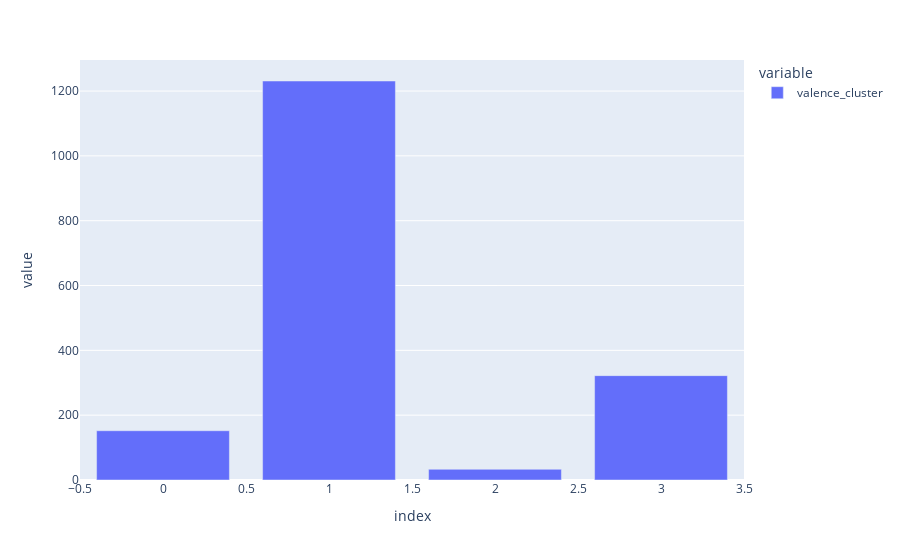
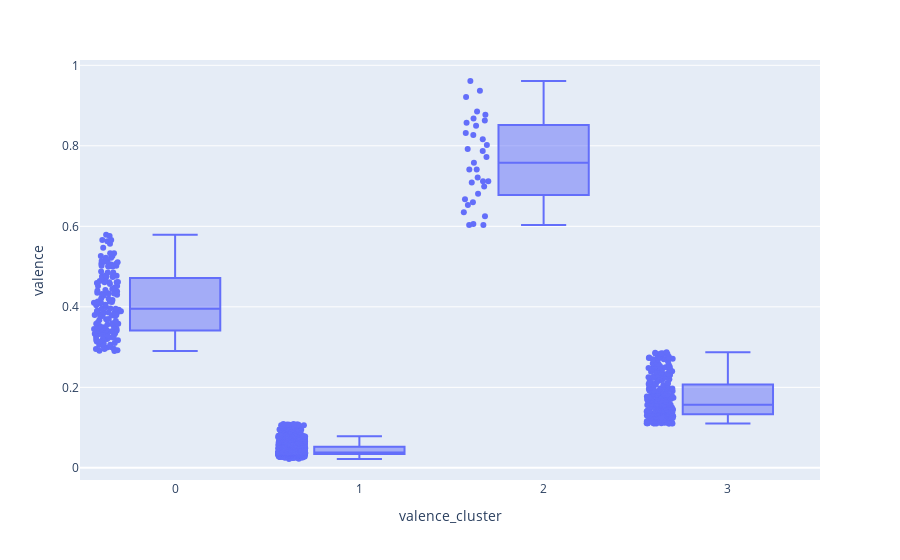
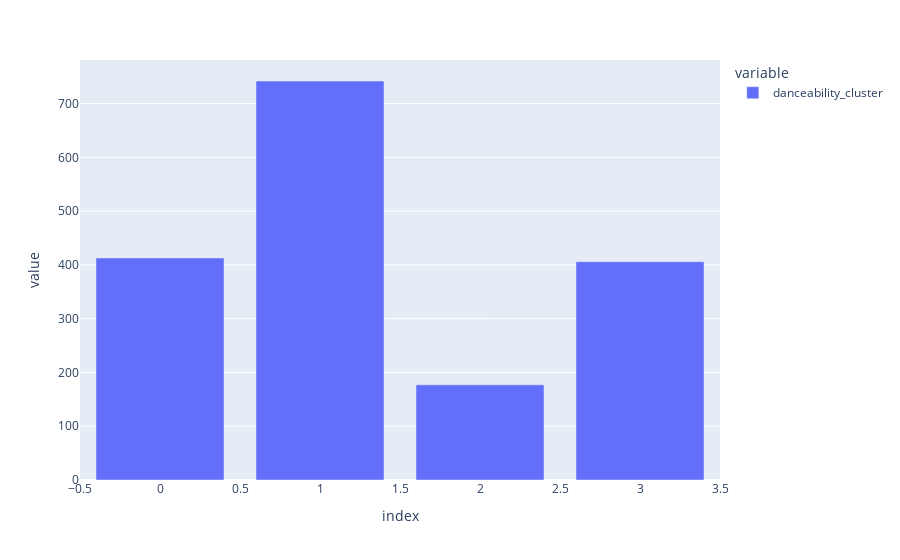
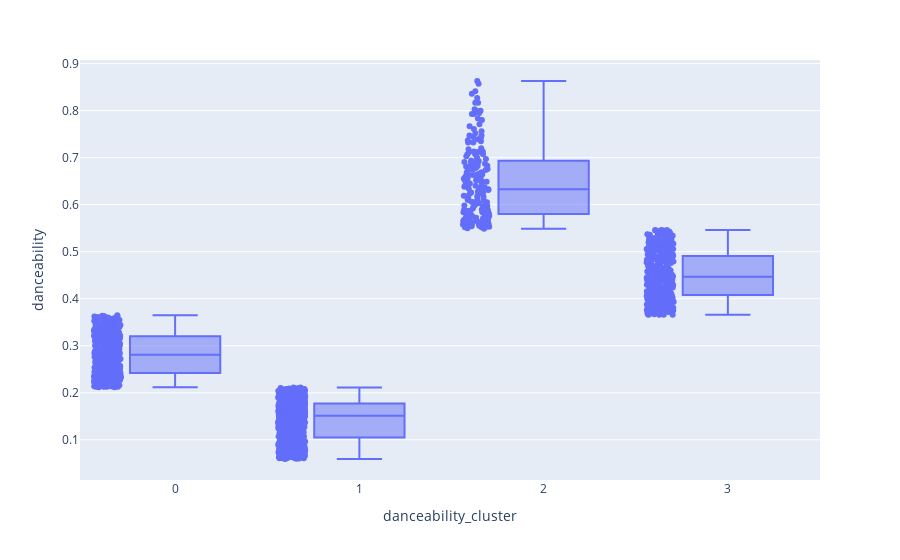

Notebook cell for these charts, in order:
### Markdown cell above
## Indivudally Clustered Results
This is similar to an RFM style clustering where metrics, in this case audio features, are clustered separately. This forces similarity to be explainable and avoids heuristically similar clusters that wash out in the middle due to dimensionality.

### Code cell
for feature_name in simple_columns:
    cluster_pipeline = Pipeline([
        ('feature_selection', FeatureSelector([feature_name])),
        #('simple_scaling', StandardScaler()),
        ('impute', SimpleImputer(strategy='most_frequent')),
        ('kmeans', KMeans(
            n_clusters=n_clusters, 
            random_state=seed, 
            init='random'
            )
        )
    ]).fit(df)

    predicted[f'{feature_name}_cluster'] = cluster_pipeline.predict(df)

    
    px.bar(predicted[f'{feature_name}_cluster'].value_counts()).show()
    px.box(predicted, x=f'{feature_name}_cluster', y=feature_name, points='all', hover_data=['name', feature_name]).show()

### Figure 1 — Plotly figure (JSON) as saved in the notebook; plotly's stock layout.template omitted (floating-point values rounded to 4 significant figures)
{"data": [{"alignmentgroup": "True", "hovertemplate": "variable=valence_cluster<br>index=%{x}<br>value=%{y}<extra></extra>", "legendgroup": "valence_cluster", "marker": {"color": "#636efa", "pattern": {"shape": ""}}, "name": "valence_cluster", "offsetgroup": "valence_cluster", "orientation": "v", "showlegend": true, "textposition": "auto", "type": "bar", "x": [1, 3, 0, 2], "xaxis": "x", "y": [1231, 322, 152, 33], "yaxis": "y"}], "layout": {"barmode": "relative", "legend": {"title": {"text": "variable"}, "tracegroupgap": 0}, "margin": {"t": 60}, "xaxis": {"anchor": "y", "domain": [0, 1], "title": {"text": "index"}}, "yaxis": {"anchor": "x", "domain": [0, 1], "title": {"text": "value"}}}}

### Figure 2 — Plotly figure (JSON) as saved in the notebook; plotly's stock layout.template omitted (floating-point values rounded to 4 significant figures; data arrays with more than 128 entries replaced by an {"elided": "..."} marker saying what was removed)
{"data": [{"alignmentgroup": "True", "boxpoints": "all", "customdata": {"elided": "1738x1 str values"}, "hovertemplate": "valence_cluster=%{x}<br>valence=%{y}<br>name=%{customdata[0]}<extra></extra>", "legendgroup": "", "marker": {"color": "#636efa"}, "name": "", "notched": false, "offsetgroup": "", "orientation": "v", "showlegend": false, "type": "box", "x": {"elided": "1738 int values"}, "x0": " ", "xaxis": "x", "y": {"elided": "1738 float values"}, "y0": " ", "yaxis": "y"}], "layout": {"boxmode": "group", "legend": {"tracegroupgap": 0}, "margin": {"t": 60}, "xaxis": {"anchor": "y", "domain": [0, 1], "title": {"text": "valence_cluster"}}, "yaxis": {"anchor": "x", "domain": [0, 1], "title": {"text": "valence"}}}}

### Figure 3 — Plotly figure (JSON) as saved in the notebook; plotly's stock layout.template omitted (floating-point values rounded to 4 significant figures)
{"data": [{"alignmentgroup": "True", "hovertemplate": "variable=danceability_cluster<br>index=%{x}<br>value=%{y}<extra></extra>", "legendgroup": "danceability_cluster", "marker": {"color": "#636efa", "pattern": {"shape": ""}}, "name": "danceability_cluster", "offsetgroup": "danceability_cluster", "orientation": "v", "showlegend": true, "textposition": "auto", "type": "bar", "x": [1, 0, 3, 2], "xaxis": "x", "y": [742, 413, 406, 177], "yaxis": "y"}], "layout": {"barmode": "relative", "legend": {"title": {"text": "variable"}, "tracegroupgap": 0}, "margin": {"t": 60}, "xaxis": {"anchor": "y", "domain": [0, 1], "title": {"text": "index"}}, "yaxis": {"anchor": "x", "domain": [0, 1], "title": {"text": "value"}}}}

### Figure 4 — Plotly figure (JSON) as saved in the notebook; plotly's stock layout.template omitted (floating-point values rounded to 4 significant figures; data arrays with more than 128 entries replaced by an {"elided": "..."} marker saying what was removed)
{"data": [{"alignmentgroup": "True", "boxpoints": "all", "customdata": {"elided": "1738x1 str values"}, "hovertemplate": "danceability_cluster=%{x}<br>danceability=%{y}<br>name=%{customdata[0]}<extra></extra>", "legendgroup": "", "marker": {"color": "#636efa"}, "name": "", "notched": false, "offsetgroup": "", "orientation": "v", "showlegend": false, "type": "box", "x": {"elided": "1738 int values"}, "x0": " ", "xaxis": "x", "y": {"elided": "1738 float values"}, "y0": " ", "yaxis": "y"}], "layout": {"boxmode": "group", "legend": {"tracegroupgap": 0}, "margin": {"t": 60}, "xaxis": {"anchor": "y", "domain": [0, 1], "title": {"text": "danceability_cluster"}}, "yaxis": {"anchor": "x", "domain": [0, 1], "title": {"text": "danceability"}}}}
